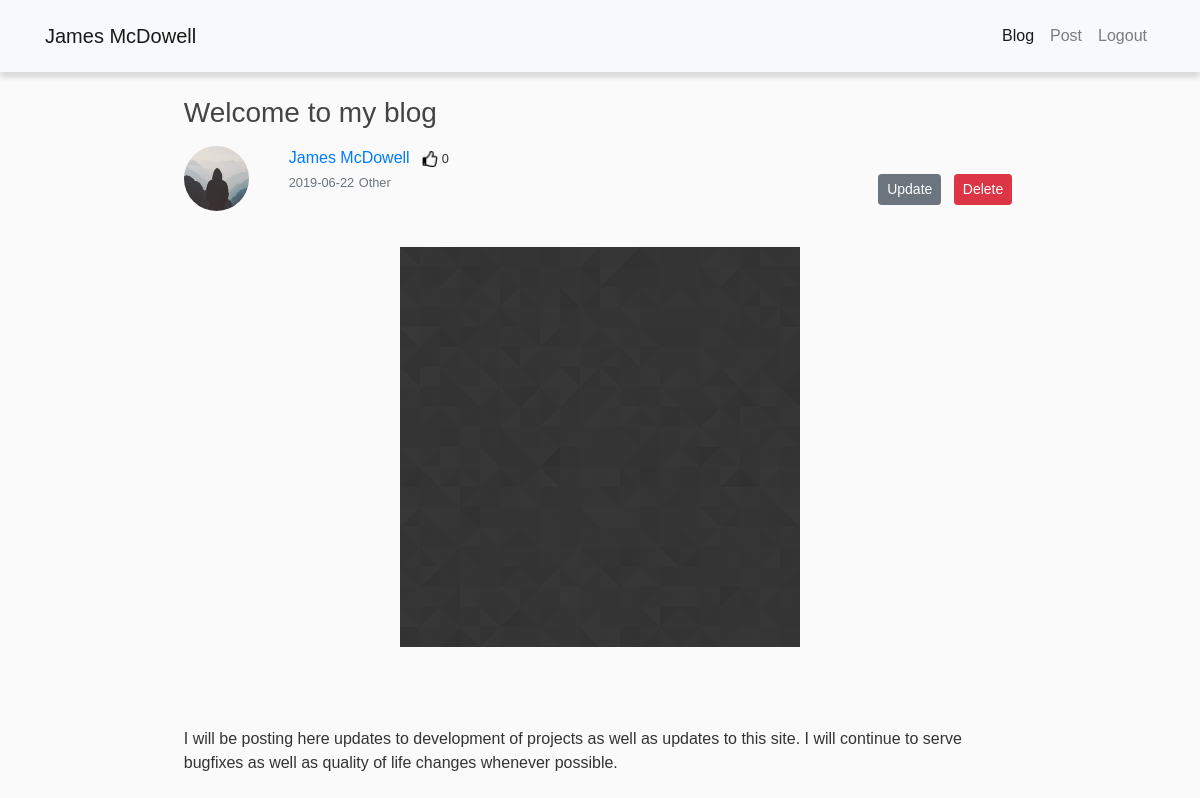
/post/3 (signed in), run on the app's committed database.
### flaskblog/models.py (models this page shows, shortened)
class Post(db.Model):
    id = db.Column(db.Integer, primary_key=True)
    title = db.Column(db.String(100), nullable=False)
    date_posted = db.Column(db.DateTime, nullable=False, default=datetime.utcnow)
    content = db.Column(db.Text, nullable=False)
    image_file = db.Column(db.String(20), nullable=False, default='default.jpg')
    user_id = db.Column(db.Integer, db.ForeignKey('user.id'), nullable=False)
    likes = db.relationship('PostLike', backref='post', lazy='dynamic')
    cat_id = db.Column(db.Integer, db.ForeignKey('cat.id'), nullable=False)

class User(UserMixin, db.Model):
    id = db.Column(db.Integer, primary_key=True)
    username = db.Column(db.String(20), unique=True, nullable=False)
    email = db.Column(db.String(120), unique=True, nullable=False)
    image_file = db.Column(db.String(20), nullable=False, default='default.jpg')
    password = db.Column(db.String(60), nullable=False)
    posts = db.relationship('Post', backref='author', lazy=True)
    liked = db.relationship(
        'PostLike',
        foreign_keys='PostLike.user_id',
        backref='user', lazy='dynamic')
    def has_liked_post(self, post):
        return PostLike.query.filter(
            PostLike.user_id == self.id,
            PostLike.liked_id == post.user_id,
            PostLike.post_id == post.id).count() > 0

class Cat(db.Model):
    id = db.Column(db.Integer, primary_key=True)
    title = db.Column(db.String(30), nullable=False)
    posts = db.relationship('Post', backref='categ', lazy=True)
    category_image = db.Column(db.String(20), nullable=False, default='other.jpg')

### flaskblog/posts/routes.py (the view)
@posts.route('/post/<int:post_id>')
def post(post_id):
    post = Post.query.get_or_404(post_id)
    return render_template('post.html', title=post.title, post=post)

### flaskblog/models.py (called while the page is built)
@login_manager.user_loader
def load_user(user_id):
    return User.query.get(int(user_id))

### flaskblog/templates/post.html (shortened to what this page needs)
{% extends "nosb_layout.html" %}
{% block content %}
        <h3 class="article-title">{{ post.title }}</h3>
        <article class="media content-section mt-3">
          <ul class="list-unstyled mr-4">
            <li>
                <a href="{{ url_for('users.user_profile', username=post.author.username) }}"><img class="rounded-circle article-img" src="{{ url_for('static', filename='profile_pics/' + post.author.image_file) }}"></a>
            </li>
          </ul>
          <div class="media-body">
            <div class="article-metadata">
              <a class="mr-2" href="{{ url_for('users.user_posts', username=post.author.username) }}">{{ post.author.username }}</a>
                {% if current_user.is_authenticated %}
                    {% if current_user.has_liked_post(post) %}
                            <small><a href="{{ url_for('posts.like_action', post_id=post.id, action='unlike') }}"><img class="like" src="{{ url_for('static', filename='home_pics/thumblike.png') }}"></a> {{ post.likes.count() }}</small>
                      {% else %}
                            <small><a href="{{ url_for('posts.like_action', post_id=post.id, action='like') }}"><img class="like" src="{{ url_for('static', filename='home_pics/thumbunlike.png') }}"></a> {{ post.likes.count() }}</small>
                      {% endif %}
                {% else %}
                    <small><img class="like" src="{{ url_for('static', filename='home_pics/thumbunlike.png') }}"> {{ post.likes.count() }}</small>
                {% endif %}
                <br>
              <small class="text-muted">{{ post.date_posted.strftime('%Y-%m-%d') }}</small>
              <small class="text-muted">{{ post.categ.title }}</small>
                {% if post.author == current_user %}
                  <div class="float-right float-mobile">
                      <a class="btn btn-secondary btn-sm m-1" href="{{ url_for('posts.update_post', post_id=post.id) }}">Update</a>
                      <button type="button" class="btn btn-danger btn-sm m-1" data-toggle="modal" data-target="#deleteModal">Delete</button>
                  </div>
                {% endif %}
            </div>
          </div>
        </article>
        <div>
            <img class="post-image" src="{{ url_for('static', filename='post_pics/' + post.image_file) }}">
            <p class="article-content">{{ post.content|safe }}</p>
        </div>
{% endblock content %}

### flaskblog/static/format.css (style rules this page uses)
img { max-width: 100%; height: auto; }

### flaskblog/static/main.css (style rules this page uses)
body { background: #fafafa; color: #333333; margin-top: 4.5rem; }
h1, h2, h3, h4, h5, h6 { color: #444444; }
.content-section { background: #fafafa; border-radius: 3px; margin-bottom: 20px; }
.article-title { color: #444444; }
.article-content { white-space: pre-line; }
.article-img { height: 65px; width: 65px; margin-right: 16px; }
.article-metadata { padding-bottom: 1px; margin-bottom: 4px; }
.post-image { display: block; margin-left: auto; margin-right: auto; max-width: 100%; height: auto; margin-bottom: 5em; }

### data on the page
Post: title "Welcome to my blog", date_posted "2019-06-22", image_file (picture), content "I will be posting here updates to development of projects as well as updates to this site. I will continue to serve bugfixes as well as quality of life changes whenever possible."
User: image_file (placeholder picture), author.username "James McDowell"
Cat: categ "Other"

### other printed values
{{ post.likes.count() }} "0"
